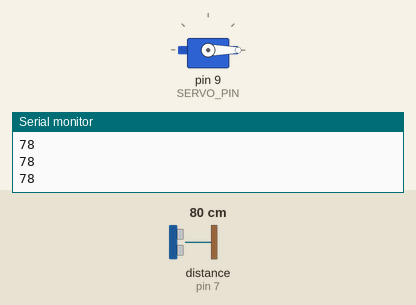
Simulated run of this sketch. Board: Arduino Uno, built with avr-gcc and run on an emulated ATmega328P. On the bench: servo, the last lines printed to the serial monitor. Wiring (inferred from the names in the program): ultrasonic range finder: trigger pin 6; echo pin 7. The inputs (shaded band) are chosen by the test bench; at power-on: distance to the obstacle (sensor on pin 7) 80 cm. The echo pulse lasts 58.3 µs per cm.

Above: at 1.3 s.
1.4 s: distance to the obstacle (sensor on pin 7) set to 18 cm
2.9 s: distance to the obstacle (sensor on pin 7) set to 14 cm
At 4.2 s:
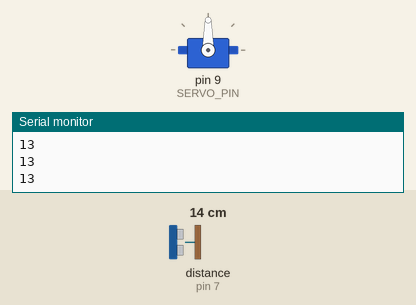
4.5 s: distance to the obstacle (sensor on pin 7) set to 35 cm
At 5.6 s:
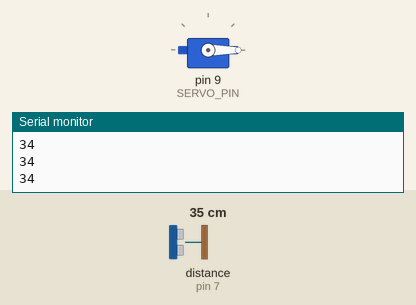
6.0 s: distance to the obstacle (sensor on pin 7) set to 2 cm
At 6.9 s:
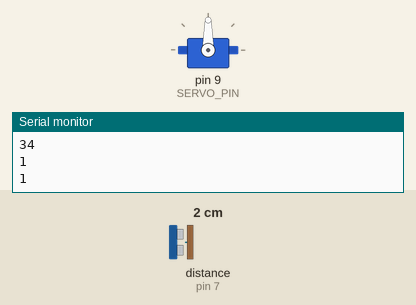
Timing chart, 0 to 8.5 s (numbered marks = the images above; inputs shaded):
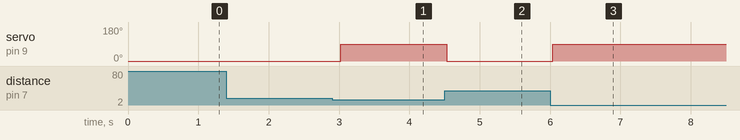

The sketch:

car_parking_garage.ino
```cpp
#include <Servo.h>

#define TRIG_PIN 6  // Ultrasonic sensor trigger pin
#define ECHO_PIN 7  // Ultrasonic sensor echo pin
#define SERVO_PIN 9 // Servo motor pin

Servo garageServo;
const int openPosition = 90;  // Door open position
const int closePosition = 0;  // Door closed position
const int carDistanceThreshold = 15; // Distance threshold in cm

void setup() {
    pinMode(TRIG_PIN, OUTPUT);
    pinMode(ECHO_PIN, INPUT);
    garageServo.attach(SERVO_PIN);
    garageServo.write(closePosition);
    Serial.begin(9600);
}

long getDistance() {
    digitalWrite(TRIG_PIN, LOW);
    delayMicroseconds(2);
    digitalWrite(TRIG_PIN, HIGH);
    delayMicroseconds(10);
    digitalWrite(TRIG_PIN, LOW);
    long duration = pulseIn(ECHO_PIN, HIGH);
    return duration * 0.034 / 2; // Convert to cm
}

void loop() {
    long distance = getDistance();
    Serial.println(distance);

    if (distance < carDistanceThreshold) {
        garageServo.write(openPosition); // Open garage door
    } else {
        garageServo.write(closePosition); // Close garage door
    }

    delay(500);
}
```

Measured:
- the behaviour switches between 16 and 15 cm on distance to the obstacle (sensor on pin 7) (found by bisection; images 0 and 1)
- after the input at 2.9 s, servo on pin 9 (SERVO_PIN): 0° → 90° after 0.12 s
- after the input at 4.5 s, servo on pin 9 (SERVO_PIN): 90° → 0° at once
- after the input at 6.0 s, servo on pin 9 (SERVO_PIN): 0° → 90° at once
